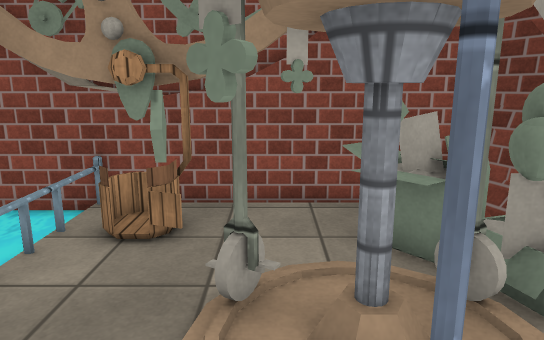
view 1 (above)

12 first-person views from a walk through a 3-D level made in the Unity game engine. The camera is 1.5 m above the floor, tilts 12° down and sees 70° across. The floor is counted in squares, 0.5 m on a side. Each view is taken from the middle of a square. On the plan, view 1 faces up. The plan holds only what a view shows up to about 20 squares ahead; the rest is blank. The place goes on beyond the plan. Some animated figures are not drawn. Surface patterns are stand-ins for the level's own textures.

view 2
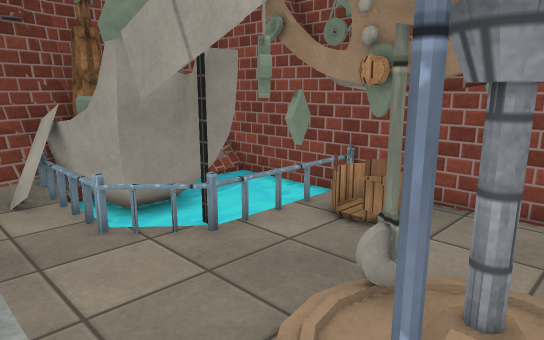

view 3
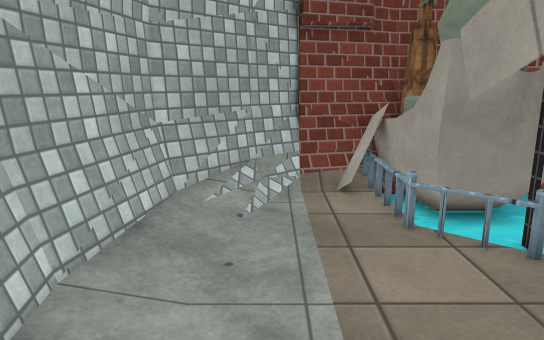

view 4
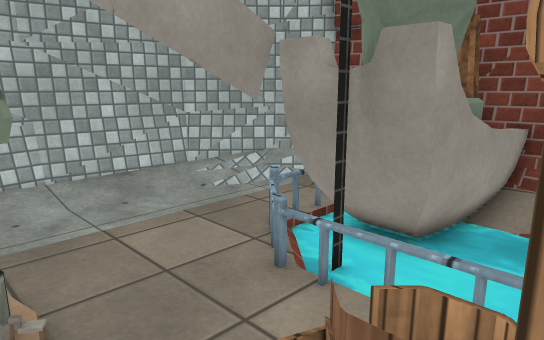

view 5
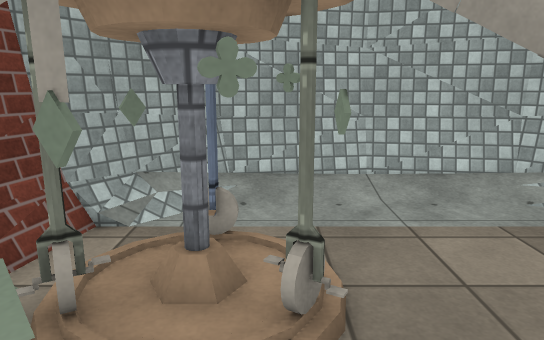

view 6
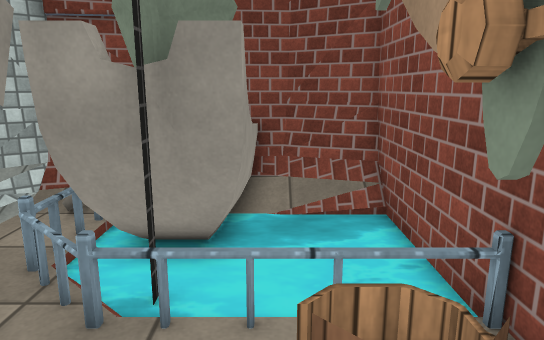

view 7
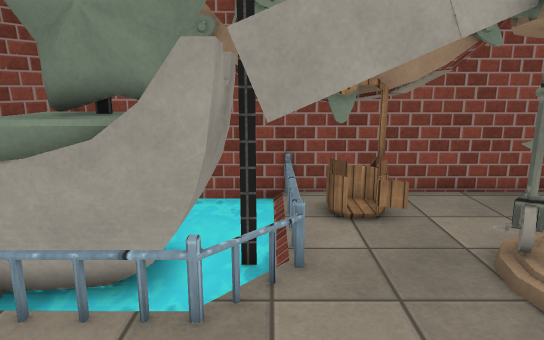

view 8
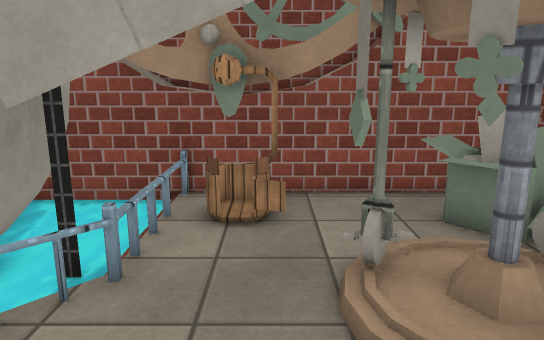

view 9
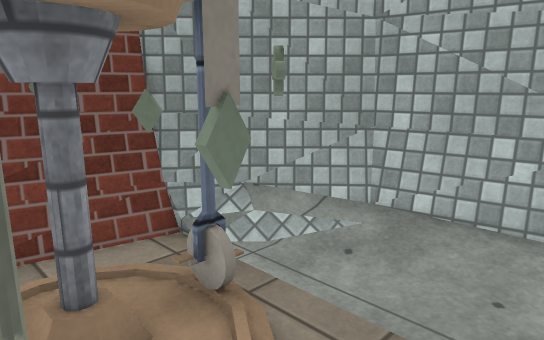

view 10
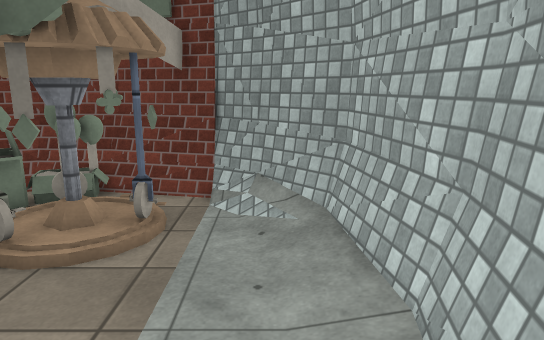

view 11
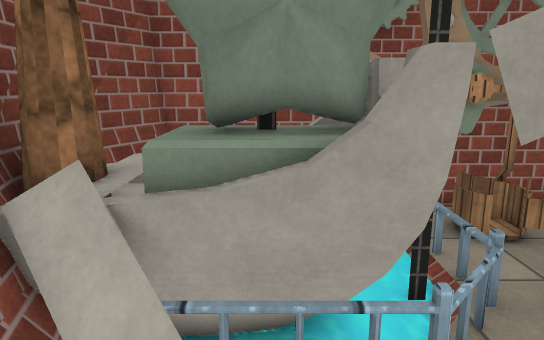

view 12
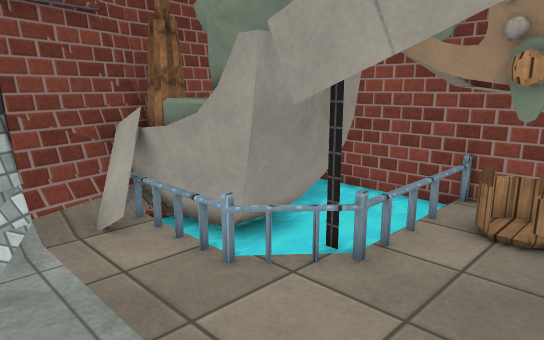

### Floor plan
Key: @ floor where view 1 was taken; # wall or solid block; . main floor; : floor 0.25 m higher than the main floor; / step, stairs or slope; = window, fence, low wall or low ledge; ≈ water the walk keeps out of; ^ raised ledge; C cart; T thing the floor can be seen under or through; R railing; W wheel; P pole; B boat; S star.
Columns run from 12 left of view 1 to 5 right of it. Each row starts with its distance up from view 1.
 12      ########
 11      ##^^ ^##
 10 ######^^^^#######
  9 ##:≈≈≈≈##C##..##
  8 #: ≈≈≈≈≈=CC..###
  7 #B#BBBB≈.....==##
  6 #BBSSSB≈....TT^##
  5 ###SSSSR...=TTWP#
  4 #BBSSSB##..TTTT #
  3 ###BBBB#...TTTTT
  2 ####........TPTT##
  1  #=.............=#
  0  ##/........@../##
 -1   ##/........./##
 -2    ##::....:::##
 -3     #####=#####
 -4        #####

Where each view was taken, in squares from view 1:
view 1: 0 up, 0 right, facing up
view 2: 0 up, 2 right, facing up-left
view 3: 0 up, 2 right, facing left
view 4: 9 up, 0 right, facing down-left
view 5: 9 up, 0 right, facing down
view 6: 7 up, 0 right, facing left
view 7: 2 down, 5 left, facing up
view 8: 1 down, 2 left, facing up
view 9: 5 up, 3 left, facing down-right
view 10: 1 down, 8 left, facing right
view 11: 1 down, 8 left, facing up
view 12: 1 down, 1 left, facing up-left
